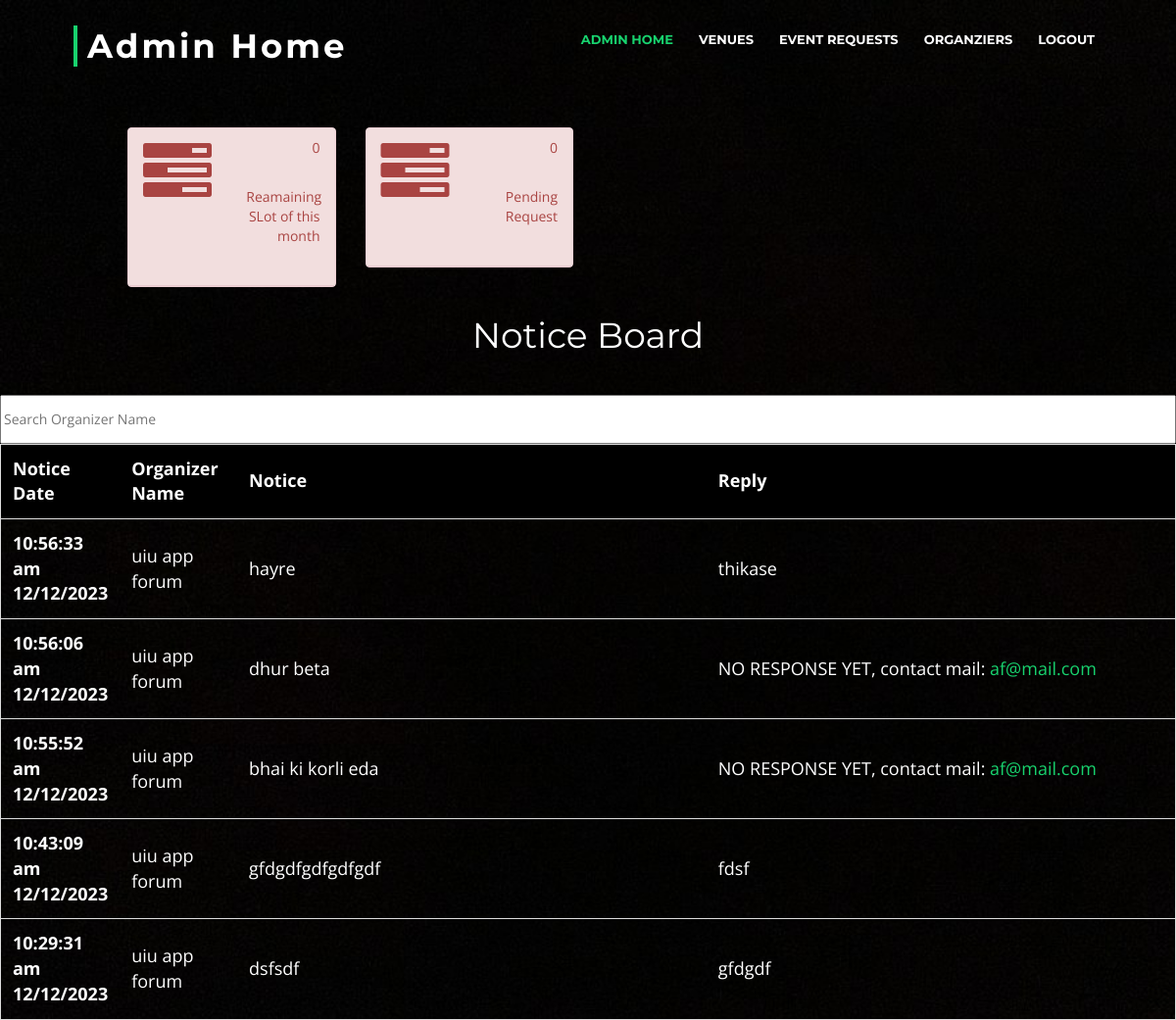
The page /welcomeadmin.php (signed in) on the database as committed earlier.
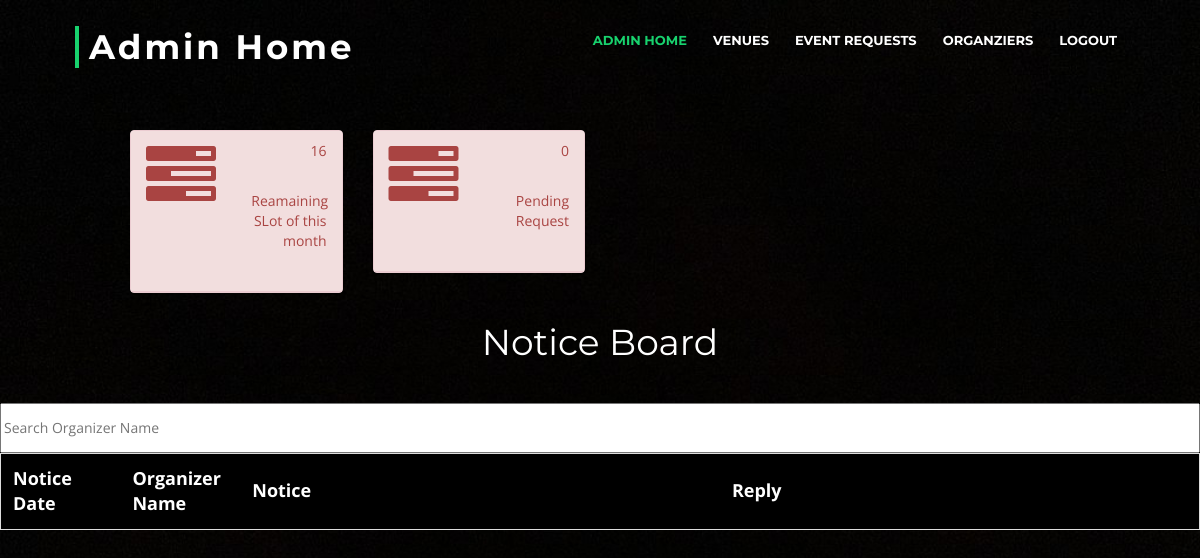
The same page on the database as committed later.
### tables this page shows
CREATE TABLE `notice` (
  `notice` varchar(100) NOT NULL,
  `time` datetime NOT NULL,
  `EventID` int(11) NOT NULL,
  `OrganizerID` int(11) NOT NULL,
  `reply` varchar(100) DEFAULT NULL,
  `view` int(1) DEFAULT NULL
);

CREATE TABLE `organizer` (
  `OrganizerID` int(11) NOT NULL,
  `OrganizerName` varchar(100) NOT NULL,
  `OrganizerEmail` varchar(50) NOT NULL,
  `OrganizerContactNumber` varchar(20) NOT NULL,
  `OrganizerFileLogo` varchar(100) DEFAULT NULL,
  `OrganizerDescription` varchar(500) NOT NULL,
  `OrganizerPass` varchar(100) DEFAULT NULL
);

### welcomeadmin.php (the view, shortened to what this page needs)
<?php
  $conn = mysqli_connect('localhost','root','','eventadministration') or die($conn);
?>
<!doctype html>
<html>
<head>
  <link href="https://netdna.bootstrapcdn.com/bootstrap/3.1.0/css/bootstrap.min.css" rel="stylesheet">
  <link rel="stylesheet" type="text/css" href="//netdna.bootstrapcdn.com/font-awesome/4.0.3/css/font-awesome.min.css">
  <link href='lib/bootstrap/css/bootstrap.min.css' rel='stylesheet'>
  <link href='lib/font-awesome/css/font-awesome.min.css' rel='stylesheet'>
  <link href='lib/animate/animate.min.css' rel='stylesheet'>
  <link href='lib/ionicons/css/ionicons.min.css' rel='stylesheet'>
  <link href='lib/owlcarousel/assets/owl.carousel.min.css' rel='stylesheet'>
  <link href='lib/lightbox/css/lightbox.min.css' rel='stylesheet'>
  <link rel='stylesheet' href='assets/bootstrap-v3/css/bootstrap.css'>
  <link rel='stylesheet' href='assets/bootstrap-v3/css/bootstrap.css'>
  <link href='css/style.css' rel='stylesheet'>
</head>
<body background='img/black.jpg' style='background-size: cover; background-repeat: no-repeat;'>
	<header id='header'>
    <div class='container-fluid'>
      <div id='logo' class='pull-left'>
        <h1><a href='#intro' class='scrollto'>Admin Home</a></h1>
      </div>
      <nav id='nav-menu-container'>
        <ul class='nav-menu'>
          <li class='menu-active'><a href='welcomeadmin.php'>Admin Home</a></li>
          <li><a href='venue.php'>Venues</a></li>
          <li><a href='eventreq.php'>Event requests</a></li>
          <li><a href='org.php'>Organziers</a></li>
		  <li><a href='logout2.php'>Logout</a></li>
        </ul>
      </nav>
    </div>
	</header>
  <br> <br> <br> <br> <br> <br>
  <div class="center">
  <div class="row">
  <div class="col-lg-3">
<div class="panel panel-danger">
<div class="panel-heading">
<div class="row">
<div class="col-xs-6">
<i class="fa fa-tasks fa-5x"></i>
</div>
<div class="col-xs-6 text-right"><?php
 $query = "SELECT COUNT(*) as remain
 FROM slot
  WHERE available = 1;";
 $result = $conn->query($query);
 if ($result->num_rows > 0) {
     $row = mysqli_fetch_assoc($result);
     $pending=$row['remain'];
  }
?>
<p class="announcement-heading"><?php echo $pending; ?></p>
<p class="announcement-text">Reamaining SLot of this month</p>
</div>
</div>
</div>
</div>
</div>
<div class="col-lg-3">
<div class="panel panel-danger">
<div class="panel-heading">
<div class="row">
<div class="col-xs-6">
<i class="fa fa-tasks fa-5x"></i>
</div>
<div class="col-xs-6 text-right"><?php
 $query = "SELECT o+i as req
 FROM
 (SELECT COUNT(*) as o
 FROM outsiderequest
 where accept is null) as tab1
 JOIN
 (SELECT COUNT(*) as i
 FROM request_
 where accept is null) as tab2";
 $result = $conn->query($query);
 if ($result->num_rows > 0) {
     $row = mysqli_fetch_assoc($result);
     $pending=$row['req'];
  }
?>
<p class="announcement-heading"><?php echo $pending; ?></p>
<p class="announcement-text">Pending Request</p>
</div>
</div>
</div>
</div>
</div>
</div>
</div>
<h1 style="text-align: center; color: white;">Notice Board</h1>
<br>
  <input class="txt" type="text" style="width:100%; height:50px; " id="myInput" onkeyup="myFunction()" placeholder="Search Organizer Name">
  <table id="myTable2">
  <tr class="header">
  <th style="width:10%;">Notice Date</th>
    <th style="width:10%;">Organizer Name</th>
    <th style="width:40%;">Notice</th>
    <th style="width:40%;">Reply</th>
  </tr>
<?php
  $que = "SELECT OrganizerName,notice,reply,time,OrganizerEmail
  FROM notice JOIN organizer on notice.OrganizerID=organizer.OrganizerID
  ORDER BY `notice`.`time` DESC";
  $res = mysqli_query($conn,$que);
  if(mysqli_num_rows($res) > 0)
 {
  while($row = mysqli_fetch_assoc($res))
  {
    echo "<tr>
    <th scope='row'>".   date('h:i:s a m/d/Y', strtotime($row['time']))  . "</th>
    <td>". $row['OrganizerName'] . "</td>
    <td>". $row['notice'] . "</td>"; ?>
<?php
   if($row['reply']==null)
   {
     echo "<td>NO RESPONSE YET, contact mail: <a href='https://mail.google.com/mail/u/0/#inbox?compose=new'>".$row['OrganizerEmail']."</a></td>";
   }
   else{
   echo "<td>". $row['reply'] . "</td>";
   }
    echo"</tr>";
  }
}
?>
</table>
</body>
</html>

Rows that differ between the two databases and show on the page:
removed notice: time "10:56:33 am 12/12/2023", OrganizerID.OrganizerName "uiu app forum", notice "hayre", reply "thikase"
removed notice: time "10:56:06 am 12/12/2023", OrganizerID.OrganizerName "uiu app forum", notice "dhur beta", OrganizerID.OrganizerEmail "af@mail.com"
removed notice: time "10:55:52 am 12/12/2023", OrganizerID.OrganizerName "uiu app forum", notice "bhai ki korli eda", OrganizerID.OrganizerEmail "af@mail.com"
removed notice: time "10:43:09 am 12/12/2023", OrganizerID.OrganizerName "uiu app forum", notice "gfdgdfgdfgdfgdf", reply "fdsf"
removed notice: time "10:29:31 am 12/12/2023", OrganizerID.OrganizerName "uiu app forum", notice "dsfsdf", reply "gfdgdf"
Other text that changed with them:
$pending: "0" → "16"
